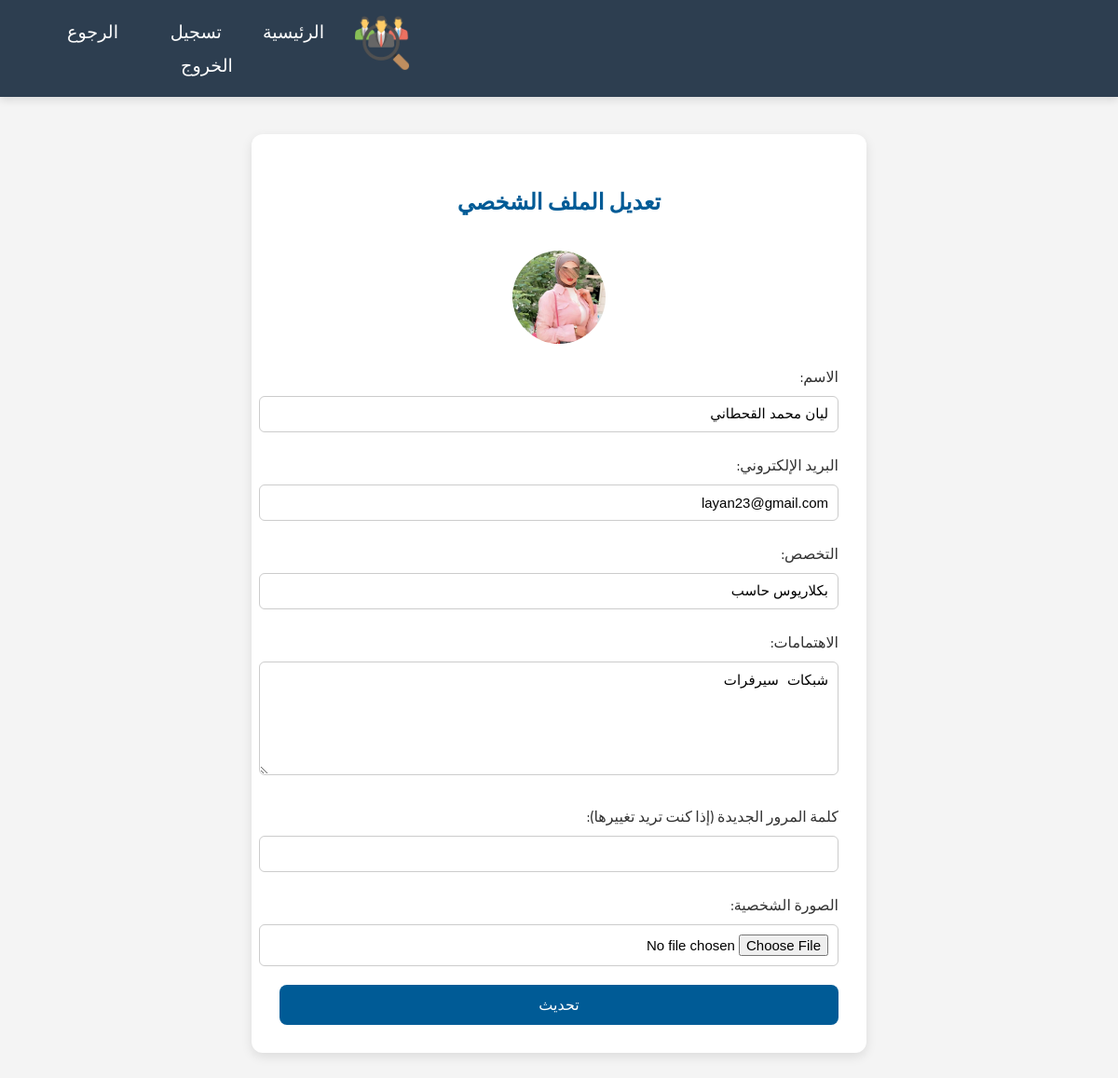
Page /jobseeker_panel/update_account.php (signed in) on the committed database.
### tables this page shows
CREATE TABLE IF NOT EXISTS `users` (
  `id` int NOT NULL AUTO_INCREMENT,
  `name` varchar(100) NOT NULL,
  `email` varchar(100) NOT NULL,
  `password` varchar(255) NOT NULL,
  `user_type` enum('job_seeker','company','Admin') NOT NULL,
  `specialty` varchar(150) DEFAULT NULL,
  `interests` text,
  `created_at` timestamp NULL DEFAULT CURRENT_TIMESTAMP,
  `profile_picture` varchar(255) DEFAULT NULL,
  PRIMARY KEY (`id`),
  UNIQUE KEY `email` (`email`),
  KEY `email_2` (`email`),
  KEY `user_type` (`user_type`)
);

### jobseeker_panel/update_account.php (the view, shortened to what this page needs)
<?php
include '../db_connect.php';
$user_id = $_SESSION['user_id'];
$name = $email = $specialty = $interests = $profile_picture_path = '';
if ($_SERVER["REQUEST_METHOD"] === "GET") {
    $sql = "SELECT `id`, `name`, `email`, `password`, `user_type`, `specialty`, `interests`, `profile_picture`, `created_at` FROM `users` WHERE `id` = '$user_id'";
    $stmt = $conn->query($sql);
    $row = $stmt->fetch_assoc();
    if ($row) {
        $name = $row['name'] ?? '';
        $email = $row['email'] ?? '';
        $specialty = $row['specialty'] ?? '';
        $interests = $row['interests'] ?? '';
        $profile_picture_path = !empty($row['profile_picture']) ? $row['profile_picture'] : 'default-avatar.png';
    } else {
        echo "<script>window.onload = function() { showMessage('خطأ في استرجاع البيانات.', 'error'); }</script>";
        exit();
    }
}
?>
<!DOCTYPE html>
<html lang="ar" dir="rtl">
<head>
    <?php include '../header.php'; ?>
    <link rel="stylesheet" href="../css/header.css">
</head>
<body>
<div class="container">
    <h2>تعديل الملف الشخصي</h2>
    <form action="" method="POST" enctype="multipart/form-data">
        <img src="<?= htmlspecialchars($profile_picture_path ?? 'default-avatar.png') ?>" alt="صورة المستخدم" class="profile-picture">
        <div class="form-group">
            <label for="name">الاسم:</label>
            <input type="text" id="name" name="name" value="<?= htmlspecialchars($name ?? '') ?>" required>
        </div>
        <div class="form-group">
            <label for="email">البريد الإلكتروني:</label>
            <input type="email" id="email" name="email" value="<?= htmlspecialchars($email ?? '') ?>" required>
        </div>
        <div class="form-group">
            <label for="specialty">التخصص:</label>
            <input type="text" id="specialty" name="specialty" value="<?= htmlspecialchars($specialty ?? '') ?>">
        </div>
        <div class="form-group">
            <label for="interests">الاهتمامات:</label>
            <textarea id="interests" name="interests"><?= htmlspecialchars($interests ?? '') ?></textarea>
        </div>
        <div class="form-group">
            <label for="password">كلمة المرور الجديدة (إذا كنت تريد تغييرها):</label>
            <input type="password" id="password" name="password">
        </div>
        <div class="form-group">
            <label for="profile_picture">الصورة الشخصية:</label>
            <input type="file" name="profile_picture" id="profile_picture">
        </div>
        <input type="submit" value="تحديث">
    </form>
</div>
</body>
</html>

### jobseeker_panel/update_account.php (style rules this page uses)
body { font-family: 'Cairo', sans-serif; background-color: #f4f4f4; margin: 0; }
.container { max-width: 600px; margin: 40px auto; background-color: #fff; padding: 30px; border-radius: 12px; box-shadow: 0 4px 12px rgba(0,0,0,0.1); }
h2 { text-align: center; margin-bottom: 30px; color: #005b96; }
.form-group { margin-bottom: 20px; }
label { display: block; margin-bottom: 6px; color: #333; }
input[type="text"], input[type="email"], input[type="password"], input[type="file"], textarea { width: 100%; padding: 10px; border-radius: 6px; border: 1px solid #ccc; font-size: 15px; }
textarea { resize: vertical; height: 100px; }
input[type="submit"], button { width: 100%; padding: 12px; background-color: #005b96; color: white; font-size: 16px; border: none; border-radius: 8px; cursor: pointer; }
img.profile-picture { display: block; margin: 0 auto 20px; border-radius: 50%; width: 100px; height: 100px; object-fit: cover; }

### rows in the picture
users: profile_picture (picture), name "ليان محمد القحطاني", email "layan23@gmail.com", specialty "بكلاريوس حاسب", interests "شبكات سيرفرات"
